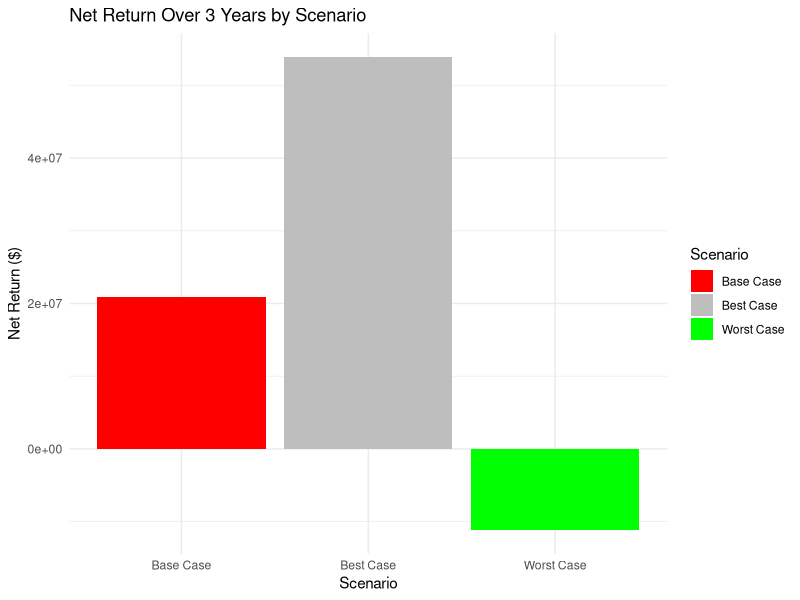

Write the R code that produced this figure.

library(ggplot2)

# SF detached homes
# Three scenarios: Worst, Base and Best visualizing profit, ROI and net return

scenarios <- data.frame(
  Scenario = c("Worst Case", "Base Case", "Best Case"),
  Units_Sold = c(175, 200, 210),
  Price_Per_Unit = c(550000, 575000, 600000),
  Cost_Per_Unit = c(500000, 505000, 510000),
  Fixed_Costs = c(25000, 20000, 18000),
  Operating_Costs = c(6000, 6000, 6000),
  Revenue_Growth = c(0.02, 0.05, 0.08),       # Annual growth
  Initial_Investment = c(40000000, 35000000, 30000000) # Assumed initial investment
)
scenarios$Revenue_Y1 <- scenarios$Units_Sold * scenarios$Price_Per_Unit
scenarios$Cost_Y1 <- scenarios$Fixed_Costs + (scenarios$Units_Sold * scenarios$Cost_Per_Unit) + (scenarios$Operating_Costs * scenarios$Units_Sold)
scenarios$Profit_Y1 <- scenarios$Revenue_Y1 - scenarios$Cost_Y1

scenarios$Revenue_Y2 <- scenarios$Revenue_Y1 * (1 + scenarios$Revenue_Growth)
scenarios$Revenue_Y3 <- scenarios$Revenue_Y2 * (1 + scenarios$Revenue_Growth)

scenarios$Cost_Y2 <- scenarios$Cost_Y1
scenarios$Cost_Y3 <- scenarios$Cost_Y1

scenarios$Total_Revenue <- scenarios$Revenue_Y1 + scenarios$Revenue_Y2 + scenarios$Revenue_Y3
scenarios$Total_Cost <- scenarios$Cost_Y1 + scenarios$Cost_Y2 + scenarios$Cost_Y3
scenarios$Total_Profit <- scenarios$Total_Revenue - scenarios$Total_Cost

scenarios$Net_Return <- scenarios$Total_Profit - scenarios$Initial_Investment
scenarios$ROI <- scenarios$Net_Return / scenarios$Initial_Investment

output <- scenarios[, c("Scenario", "Total_Profit", "Initial_Investment", "Net_Return", "ROI")]

output[, 2:5] <- round(output[, 2:5], 2)

print(output)

ggplot(scenarios, aes(x = Scenario, y = Net_Return, fill = Scenario)) +
  geom_bar(stat = "identity") +
  theme_minimal() +
  labs(title = "Net Return Over 3 Years by Scenario",
       y = "Net Return ($)", x = "Scenario") +
  scale_fill_manual(values = c("red", "gray", "green"))




